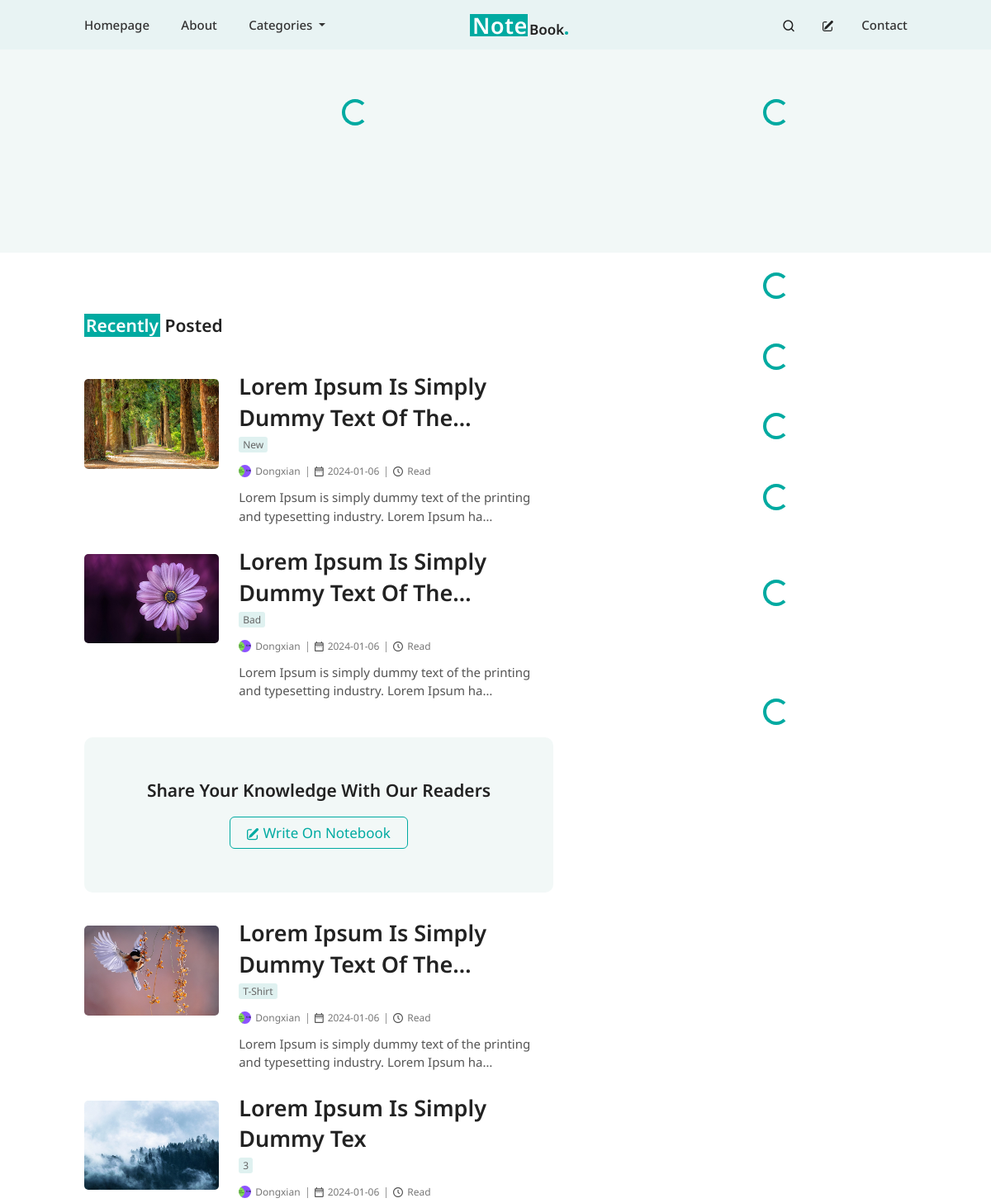
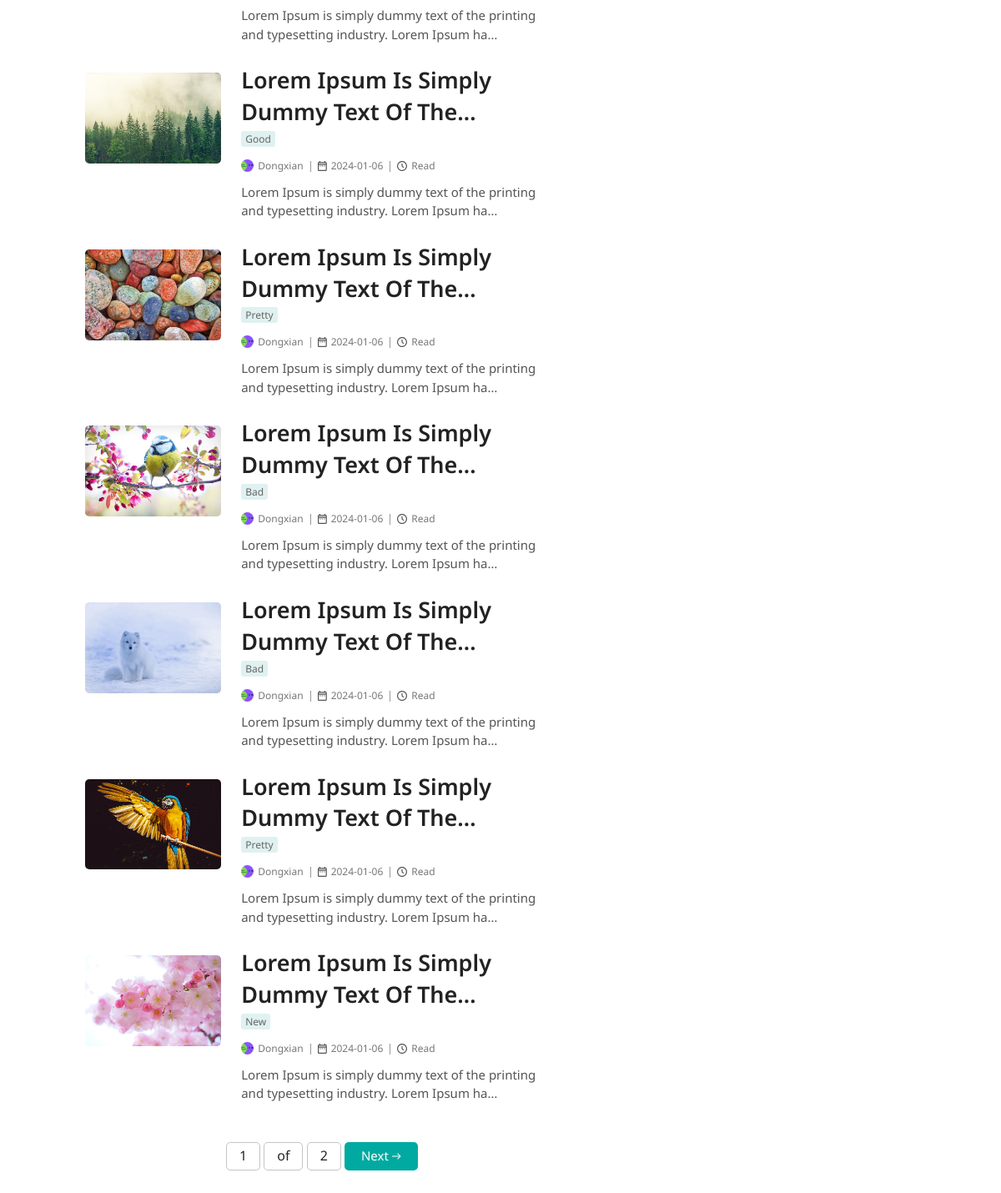
The page / on the database its author committed (2 pictures, top to bottom).
### post/models.py (models this page shows, shortened)
class BlogPost(models.Model):
    author = models.ForeignKey(User, on_delete=models.CASCADE)
    title = models.CharField(max_length=200)
    content = models.TextField()
    category = models.ForeignKey(Category, on_delete=models.CASCADE,null=True)
    tags = models.ManyToManyField(Tag, blank=True, null=True)
    featured_image = models.ImageField(upload_to='featured_images/', default='featured_images/default_image.png', validators=[
                              FileExtensionValidator(['png', 'jpg', 'jpeg', 'gif'])], blank=True, null=True)
    created_at = models.DateTimeField(auto_now_add=True)
    updated_at = models.DateTimeField(auto_now=True)
    is_featured= models.BooleanField(default=False)
    views = models.PositiveIntegerField(default=0)
    banner_after_me=models.BooleanField(default=False)
    class Meta:
        ordering = ['-id']
    @property
    def readtime(self):
        result = of_html(self.content)
        return result.text

class Category(models.Model):
    name = models.CharField(max_length=100)
    def __str__(self):
        return self.name
    class Meta:
        ordering = ['-id']

### profiles/models.py (models this page shows, shortened)
class Profile(models.Model):
    user = models.OneToOneField(User, on_delete=models.CASCADE)
    avatar = models.ImageField(default='avatars/avatar.png', upload_to='avatars',validators=[
                              FileExtensionValidator(['png', 'jpg', 'jpeg', 'gif'])])
    profession = models.CharField(max_length=50, null=True, blank=True)
    about_me = models.CharField(max_length=300, null=True, blank=True)
    facebook_url = models.URLField(validators=[URLValidator()], blank=True, null=True)
    twitter_url = models.URLField(validators=[URLValidator()], blank=True, null=True)
    instagram_url = models.URLField(validators=[URLValidator()], blank=True, null=True)

### post/views.py (the view)
# urls.py: path('', include('post.urls')),
def post(request):
    queryset = BlogPost.objects.all()
    items_per_page = 10
    paginator = Paginator(queryset, items_per_page)
    page = request.GET.get('page')
    try:
        objects = paginator.page(page)
    except PageNotAnInteger:
        objects = paginator.page(1)
    except EmptyPage:
        objects = paginator.page(paginator.num_pages)
    return render (request, 'post.html', {'objects':  objects,} )

### post/templates/post.html (shortened to what this page needs)
{% extends 'base.html' %}
{% load static %}
{% block style %}
<link rel="stylesheet" type='text/css' href={% static 'post.css' %}>
{% endblock style %}
{% block content %}
<div id="first-section">
    <div class="container-fluid">
        <div class="row">
            <div class="col-lg-8">
                <div class="spinner-container text-center">
                    <div id="spinner-for-featured" style="color:#00AAA1" class="spinner-border" role="status">
                    </div>
                </div>
            </div>
            <div class="col-lg-4">
                <div class="spinner-container text-center">
                    <div id="spinner-for-most-popular" style="color:#00AAA1" class="spinner-border" role="status">
                    </div>
                </div>
                <div id="slide-container-popular">
                    <div class="swiper">
                    </div>
                </div>
            </div>
        </div>
    </div>
</div>
<div class="sec-section mt-4">
    <div class="container-fluid">
        <div class="row">
            <div style="padding-right:100px" class="col-lg-8 recent-post-first-col">
                <h2 class="recent-post-headline">
                    {% if objects %}
                    <h2 class="recent-post-headline">
                        <span class="recent-post-span">Recently</span> Posted
                    </h2>
                    {% endif %}
                </h2>
                <div class="recent-post-container">
                    {% for obj in objects %}
                    <div style="margin-bottom:35px" class="d-flex recent-post-row">
                        <div style="width:30%" class="me-4">
                            <img style="width: 100%; border-radius: 5px; object-fit: cover;"
                                src="{{obj.featured_image.url}}" alt="image">
                        </div>
                        <div style="width:70%" class="">
                            <h2 class="recent-post-title">{{ obj.title|truncatechars:40 | safe }}</h2>
                            <p style="margin-top:-17px; margin-bottom:20px" class="recent-post-category post-category">
                                <span class="post-category-span">{{obj.category}}</span>
                            </p>
                            <div class='recent-post-details d-flex'>
                                <div class='d-flex pe-2'>
                                    <img class='recent-post-author-image' alt="author-image"
                                        src="{{obj.author.profile.avatar.url}}" />
                                    <span class="post-details-text">
                                        {{ obj.author.username}}
                                </div>
                                <div class='recent-post-date-container d-flex px-2'>
                                    <span class="post-details-text">
                                        {{obj.created_at |date:"Y-m-d"}}
                                    </span>
                                </div>
                                <div class="d-flex px-2 recent-post-time-container">
                                    <span class="post-details-text"> {{obj.readtime}} Read </span>
                                </div>
                            </div>
                            <div class="recent-post-content">
                                {{ obj.content|truncatechars_html:90 | safe }}
                            </div>
                        </div>
                    </div>
                    {% if obj.banner_after_me %}
                    <div class="banner">
                        <h2 class="banner-headline">
                            Share your knowledge with our readers
                        </h2>
                        <a href="" class="banner-link">
                            Write on notebook
                        </a>
                    </div>
                    {% endif %}
                    {% endfor %}
                </div>
                <div class="pagination mb-5 mt-3 d-flex justify-content-center">
                    <span class="step-links">
                        <span class="current">
                            <span class="recent-middle-num">{{ objects.number }}</span>
                            <span class="recent-middle-num"> of</span>
                            <span class="recent-middle-num">{{ objects.paginator.num_pages }}</span>
                        </span>
                        {% if objects.has_next %}
                        <a class="recent-post-next-btn" href="?page={{ objects.next_page_number }}">
                            <span class="next-span">Next</span>
                        </a>
                        {% endif %}
                    </span>
                </div>
            </div>
            <div class="col-lg-4 recent-post-sec-col">
                {% include 'sidebar.html' %}
            </div>
        </div>
    </div>
</div>
{% endblock content %}

### static/base.css (style rules this page uses)
body { font-family: 'Noto Sans', sans-serif; margin: 0; padding: 0; box-sizing: border-box; }

### post/static/post.css (style rules this page uses)
#first-section { background: #F2F8F7; padding-top: 60px; padding-bottom: 80px }
#first-section .container-fluid { width: 85% !important; }
.post-category { color: #666; font-family: "Noto Sans"; font-size: 12px; font-style: normal; font-weight: 400; line-height: 100%; text-transform: capitalize; border-radius: 3px; margin-bottom: 7px; padding-top: 10px }
.post-category-span { background: #DFF1F0; border-radius: 3px; padding: 1px 5px }
.swiper { margin-top: 40px }
#slide-container-popular { padding-left: 10px }
.sec-section .container-fluid { width: 85% !important; }
.recent-post-container { display: flex; flex-direction: column; }
.recent-post-title { color: #222; font-family: "Noto Sans"; font-size: 27px; font-style: normal; font-weight: 600; line-height: 140%; text-transform: capitalize; margin-bottom: 15px; margin-top: -10px }
.recent-post-author-image { width: 15px; height: 15px; border-radius: 50%; object-fit: cover; margin-top: -2px; }
.recent-post-details .post-details-text { color: #777; font-family: "Noto Sans"; font-size: 12px; font-style: normal; font-weight: 400; line-height: 100%; text-transform: capitalize; margin-left: 5px; }
.recent-post-date-container { border-left: 1px solid #999; }
.recent-post-time-container { border-left: 1px solid #999; }
.recent-post-content { color: #555; font-family: "Noto Sans"; font-size: 15px; font-style: normal; font-weight: 400; line-height: 150%; margin-top: 13px }
.recent-post-next-btn { border-radius: 5px; padding: 5px 20px 7px 20px; background: #00AAA1; text-decoration: none; }
.recent-post-next-btn .next-span { color: #fff; font-family: "Noto Sans"; font-size: 15px; font-style: normal; font-weight: 400; line-height: 100%; }
.recent-middle-num { padding: 4px 15px 6px 15px; border: 1px solid #C4C4C4; border-radius: 5px; }
.recent-post-headline { color: #222; font-family: "Noto Sans"; font-size: 21px; font-style: normal; font-weight: 600; line-height: 140%; text-transform: capitalize; margin: 50px 0px }
.recent-post-span { color: #FFF; background-color: #00AAA1; padding: 0px 2px; }
.banner { border-radius: 10px; background: #F2F8F7; text-align: center; padding: 50px 0px 60px 0px; margin: 10px 0px 40px 0px }
.banner .banner-headline { color: #222; font-family: "Noto Sans"; font-size: 21px; font-style: normal; font-weight: 600; line-height: 140%; text-transform: capitalize; margin-bottom: 25px; }
.banner .banner-link { color: #00AAA1; font-family: "Noto Sans"; font-size: 17px; font-style: normal; font-weight: 400; line-height: 100%; text-transform: capitalize; text-decoration: none; padding: 7px 20px; border-radius: 6px; border: 1px solid #00AAA1; }

### rows shown on the page
BlogPost: featured_image (picture), title "Lorem Ipsum Is Simply Dummy Text Of The…", category "New", author.profile.avatar (picture), author.username "Dongxian", created_at "2024-01-06", content "Lorem Ipsum is simply dummy text of the printing and typesetting industry. Lorem Ipsum ha…"
BlogPost: featured_image (picture), title "Lorem Ipsum Is Simply Dummy Text Of The…", category "Bad", author.profile.avatar (picture), author.username "Dongxian", created_at "2024-01-06", content "Lorem Ipsum is simply dummy text of the printing and typesetting industry. Lorem Ipsum ha…", banner_after_me "Share Your Knowledge With Our Readers"
BlogPost: featured_image (picture), title "Lorem Ipsum Is Simply Dummy Text Of The…", category "T-Shirt", author.profile.avatar (picture), author.username "Dongxian", created_at "2024-01-06", content "Lorem Ipsum is simply dummy text of the printing and typesetting industry. Lorem Ipsum ha…"
BlogPost: featured_image (picture), title "Lorem Ipsum Is Simply Dummy Tex", category "3", author.profile.avatar (picture), author.username "Dongxian", created_at "2024-01-06", content "Lorem Ipsum is simply dummy text of the printing and typesetting industry. Lorem Ipsum ha…"
BlogPost: featured_image (picture), title "Lorem Ipsum Is Simply Dummy Text Of The…", category "Good", author.profile.avatar (picture), author.username "Dongxian", created_at "2024-01-06", content "Lorem Ipsum is simply dummy text of the printing and typesetting industry. Lorem Ipsum ha…"
BlogPost: featured_image (picture), title "Lorem Ipsum Is Simply Dummy Text Of The…", category "Pretty", author.profile.avatar (picture), author.username "Dongxian", created_at "2024-01-06", content "Lorem Ipsum is simply dummy text of the printing and typesetting industry. Lorem Ipsum ha…"
BlogPost: featured_image (picture), title "Lorem Ipsum Is Simply Dummy Text Of The…", category "Bad", author.profile.avatar (picture), author.username "Dongxian", created_at "2024-01-06", content "Lorem Ipsum is simply dummy text of the printing and typesetting industry. Lorem Ipsum ha…"
BlogPost: featured_image (picture), title "Lorem Ipsum Is Simply Dummy Text Of The…", category "Bad", author.profile.avatar (picture), author.username "Dongxian", created_at "2024-01-06", content "Lorem Ipsum is simply dummy text of the printing and typesetting industry. Lorem Ipsum ha…"
BlogPost: featured_image (picture), title "Lorem Ipsum Is Simply Dummy Text Of The…", category "Pretty", author.profile.avatar (picture), author.username "Dongxian", created_at "2024-01-06", content "Lorem Ipsum is simply dummy text of the printing and typesetting industry. Lorem Ipsum ha…"
BlogPost: featured_image (picture), title "Lorem Ipsum Is Simply Dummy Text Of The…", category "New", author.profile.avatar (picture), author.username "Dongxian", created_at "2024-01-06", content "Lorem Ipsum is simply dummy text of the printing and typesetting industry. Lorem Ipsum ha…"

### other values the page prints
{{ objects.number }} "1"
{{ objects.paginator.num_pages }} "2"
